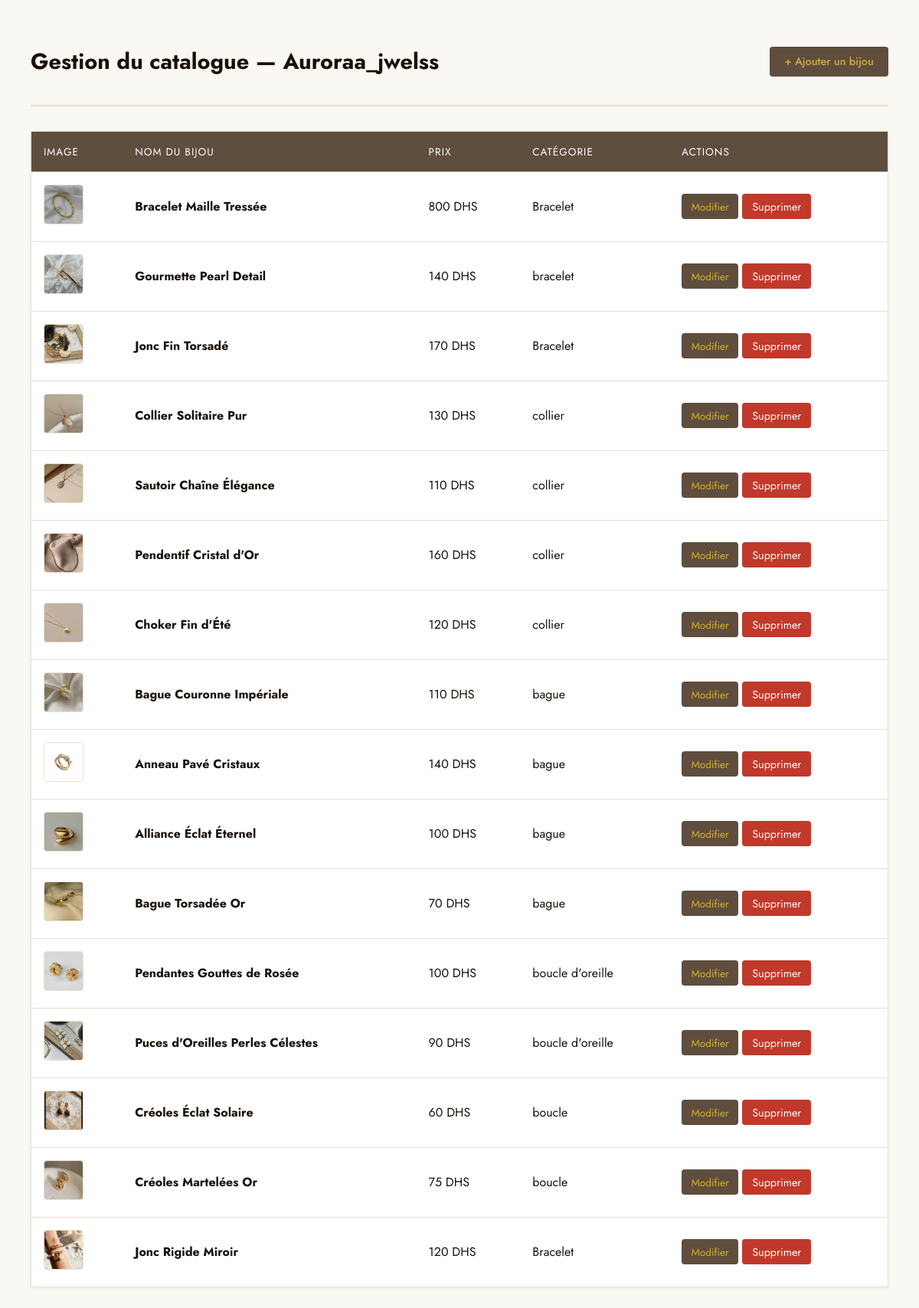
The app's page /admin.php (signed in) with its own data.
### tables this page shows
CREATE TABLE `produits` (
  `id` int(11) NOT NULL,
  `nom` varchar(100) NOT NULL,
  `prix` varchar(50) NOT NULL,
  `image` varchar(150) NOT NULL,
  `categorie` varchar(50) NOT NULL
);

### admin.php (the view, shortened to what this page needs)
<?php
include 'CNX.php';
try {
    $requete = $bdd->query("SELECT * FROM produits");
    $produits = $requete->fetchAll(PDO::FETCH_ASSOC);
} catch (Exception $e) {
    die("Erreur lors de la récupération des produits : " . $e->getMessage());
}
?>
<!DOCTYPE html>
<html lang="fr">
<head>
</head>
<body>
    <div class="header-admin">
        <h1>Gestion du catalogue — Auroraa_jwelss</h1>
        <a href="ajouter_produit.php" class="btn btn-add">+ Ajouter un bijou</a>
    </div>
    <table>
        <thead>
            <tr>
                <th>Image</th>
                <th>Nom du Bijou</th>
                <th>Prix</th>
                <th>Catégorie</th>
                <th>Actions</th>
            </tr>
        </thead>
        <tbody>
            <?php if (empty($produits)): ?>
                <tr>
                    <td colspan="5" style="text-align: center; color: #7A6E60; padding: 2rem;">
                        Aucun bijou en stock actuellement. Cliquez sur le bouton ci-dessus pour en ajouter !
                    </td>
                </tr>
            <?php else: ?>
                <?php foreach ($produits as $p): ?>
                <tr>
                    <td><img src="<?php echo htmlspecialchars($p['image']); ?>" alt="Bijou"></td>
                    <td><strong><?php echo htmlspecialchars($p['nom']); ?></strong></td>
                    <td><?php echo htmlspecialchars($p['prix']); ?> DHS</td>
                    <td><?php echo htmlspecialchars($p['categorie']); ?></td>
                    <td>
                        <div class="actions-cell">
                            <a href="modifier.php?id=<?php echo $p['id']; ?>" class="btn-mod">Modifier</a>
                            <a href="supprimer.php?id=<?php echo $p['id']; ?>"
                               class="btn btn-del"
                               onclick="return confirm('Êtes-vous sûr de vouloir supprimer ce magnifique bijou ?')">
                               Supprimer
                            </a>
                        </div>
                    </td>
                </tr>
                <?php endforeach; ?>
            <?php endif; ?>
        </tbody>
    </table>
</body>
</html>

### admin.php (style rules this page uses)
body { font-family: 'Jost', sans-serif; background: #FAF8F3; padding: 2rem; color: #1A1008; }
.header-admin { display: flex; justify-content: space-between; align-items: center; margin-bottom: 2rem; border-bottom: 2px solid #E8E0D0; padding-bottom: 1rem; }
h1 { font-size: 1.8rem; color: #1A1008; }
.btn { padding: 0.6rem 1.2rem; border-radius: 4px; text-decoration: none; font-size: 0.9rem; display: inline-block; transition: all 0.3s ease; }
.btn-add { background: #5f4d3e; color: #D4AF37; font-weight: 500; }
.btn-mod { background-color: #5f4d3e; color: #D4AF37; padding: 0.4rem 0.8rem; text-decoration: none; border-radius: 4px; margin-right: 5px; font-size: 0.85rem; display: inline-block; transition: 0.2s; }
.btn-del { background: #c0392b; color: white; padding: 0.4rem 0.8rem; border-radius: 4px; text-decoration: none; display: inline-block; }
table { width: 100%; border-collapse: collapse; background: white; border: 1px solid #E8E0D0; box-shadow: 0 2px 5px rgba(0,0,0,0.05); }
th, td { padding: 1rem; text-align: left; border-bottom: 1px solid #E8E0D0; vertical-align: middle; }
th { background: #5f4d3e; color: white; font-weight: 400; text-transform: uppercase; font-size: 0.85rem; letter-spacing: 1px; }
img { width: 50px; height: 50px; object-fit: cover; border-radius: 4px; border: 1px solid #E8E0D0; }
.actions-cell { display: flex; align-items: center; }

### records on screen
produits: image (picture), nom "Bracelet Maille Tressée", prix "800", categorie "Bracelet"
produits: image (picture), nom "Gourmette Pearl Detail", prix "140", categorie "bracelet"
produits: image (picture), nom "Jonc Fin Torsadé", prix "170", categorie "Bracelet"
produits: image (picture), nom "Collier Solitaire Pur", prix "130", categorie "collier"
produits: image (picture), nom "Sautoir Chaîne Élégance", prix "110", categorie "collier"
produits: image (picture), nom "Pendentif Cristal d'Or", prix "160", categorie "collier"
produits: image (picture), nom "Choker Fin d'Été", prix "120", categorie "collier"
produits: image (picture), nom "Bague Couronne Impériale", prix "110", categorie "bague"
produits: image (picture), nom "Anneau Pavé Cristaux", prix "140", categorie "bague"
produits: image (picture), nom "Alliance Éclat Éternel", prix "100", categorie "bague"
produits: image (picture), nom "Bague Torsadée Or", prix "70", categorie "bague"
produits: image (picture), nom "Pendantes Gouttes de Rosée", prix "100", categorie "boucle d'oreille"
produits: image (picture), nom "Puces d'Oreilles Perles Célestes", prix "90", categorie "boucle d'oreille"
produits: image (picture), nom "Créoles Éclat Solaire", prix "60", categorie "boucle"
produits: image (picture), nom "Créoles Martelées Or", prix "75", categorie "boucle"
produits: image (picture), nom "Jonc Rigide Miroir", prix "120", categorie "Bracelet"
